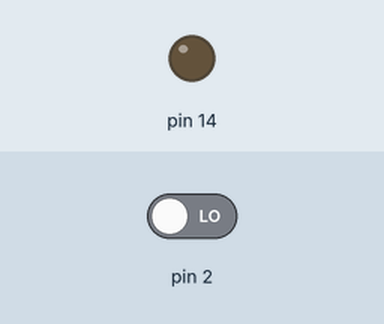
Recording of a sketch running on a simulated Arduino Uno, built with avr-gcc and run on an emulated ATmega328P. Shown: output pins drawn as LEDs (lit = HIGH). Inputs (shaded band) come from the test bench; at power-on: pin 2 LOW.

Above: at 1.2 s.
1.3 s: pin 2 driven HIGH
At 2.4 s:
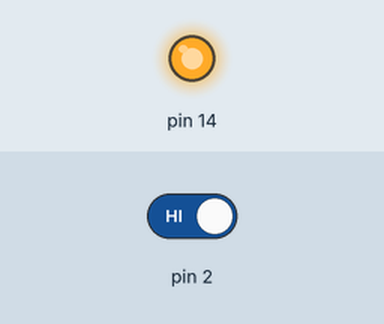
Timing chart, 0 to 4.3 s (numbered marks = the images above; inputs shaded):
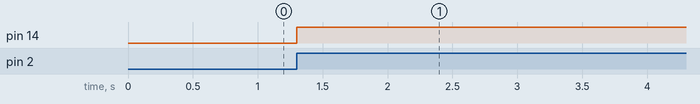

The sketch:

1.ino
```cpp
void INT0_init(void)
{
    SREG &= ~(1 << 7);
    EICRA |= (1 << ISC01) | (1 << ISC00);
    EIMSK |= (1 << INT0);

    SREG |= (1 << 7);
}

ISR(INT0_vect)
{
  PORTC ^= (1 << 0);
}

void setup() {
  // put your setup code here, to run once:
  INT0_init();

  DDRD &= ~(1 << 2);
  DDRC |= (1 << 0);

  PORTC &= ~(1 << 0);

}

void loop() {
  // put your main code here, to run repeatedly:

}
```

Measured:
- after the input at 1.3 s, pin 14: LOW → HIGH at once
